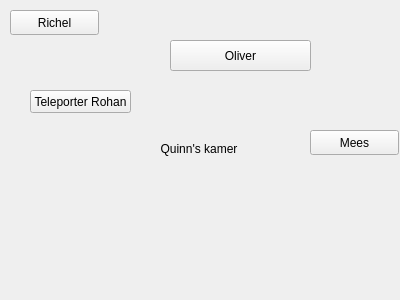
<?xml version="1.0" encoding="UTF-8"?>
<ui version="4.0">
 <class>kamer_quinn</class>
 <widget class="QWidget" name="kamer_quinn">
  <property name="geometry">
   <rect>
    <x>0</x>
    <y>0</y>
    <width>400</width>
    <height>300</height>
   </rect>
  </property>
  <property name="windowTitle">
   <string>Form</string>
  </property>
  <widget class="QLabel" name="label">
   <property name="geometry">
    <rect>
     <x>150</x>
     <y>140</y>
     <width>98</width>
     <height>17</height>
    </rect>
   </property>
   <property name="text">
    <string>Quinn's kamer</string>
   </property>
   <property name="alignment">
    <set>Qt::AlignCenter</set>
   </property>
  </widget>
  <widget class="QPushButton" name="knop_nw">
   <property name="geometry">
    <rect>
     <x>10</x>
     <y>10</y>
     <width>89</width>
     <height>25</height>
    </rect>
   </property>
   <property name="text">
    <string>Richel</string>
   </property>
  </widget>
  <widget class="QPushButton" name="knop_n">
   <property name="geometry">
    <rect>
     <x>170</x>
     <y>40</y>
     <width>141</width>
     <height>31</height>
    </rect>
   </property>
   <property name="text">
    <string>Oliver</string>
   </property>
  </widget>
  <widget class="QPushButton" name="knop_o">
   <property name="geometry">
    <rect>
     <x>310</x>
     <y>130</y>
     <width>89</width>
     <height>25</height>
    </rect>
   </property>
   <property name="text">
    <string>Mees</string>
   </property>
  </widget>
  <widget class="QLabel" name="label_2">
   <property name="geometry">
    <rect>
     <x>-10</x>
     <y>10</y>
     <width>331</width>
     <height>721</height>
    </rect>
   </property>
   <property name="text">
    <string/>
   </property>
   <property name="pixmap">
    <pixmap resource="djog_nanos_2018.qrc">:/plaatjes/heel erg toppie.png</pixmap>
   </property>
  </widget>
  <widget class="QPushButton" name="pushButton">
   <property name="geometry">
    <rect>
     <x>30</x>
     <y>90</y>
     <width>101</width>
     <height>23</height>
    </rect>
   </property>
   <property name="text">
    <string>Teleporter Rohan</string>
   </property>
  </widget>
  <zorder>label</zorder>
  <zorder>label_2</zorder>
  <zorder>knop_n</zorder>
  <zorder>knop_nw</zorder>
  <zorder>knop_o</zorder>
  <zorder>pushButton</zorder>
 </widget>
 <resources>
  <include location="djog_nanos_2018.qrc"/>
 </resources>
 <connections/>
</ui>
